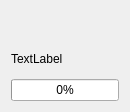
<?xml version="1.0" encoding="UTF-8"?>
<ui version="4.0">
 <class>widgettorrent</class>
 <widget class="QWidget" name="widgettorrent">
  <property name="geometry">
   <rect>
    <x>0</x>
    <y>0</y>
    <width>130</width>
    <height>112</height>
   </rect>
  </property>
  <property name="sizePolicy">
   <sizepolicy hsizetype="Fixed" vsizetype="Fixed">
    <horstretch>0</horstretch>
    <verstretch>0</verstretch>
   </sizepolicy>
  </property>
  <property name="windowTitle">
   <string>Form</string>
  </property>
  <layout class="QVBoxLayout" name="verticalLayout_2">
   <item>
    <layout class="QVBoxLayout" name="verticalLayout">
     <property name="sizeConstraint">
      <enum>QLayout::SetFixedSize</enum>
     </property>
     <item>
      <widget class="QLabel" name="label_thumbnail">
       <property name="sizePolicy">
        <sizepolicy hsizetype="Preferred" vsizetype="Minimum">
         <horstretch>0</horstretch>
         <verstretch>0</verstretch>
        </sizepolicy>
       </property>
       <property name="frameShape">
        <enum>QFrame::NoFrame</enum>
       </property>
       <property name="frameShadow">
        <enum>QFrame::Plain</enum>
       </property>
       <property name="text">
        <string notr="true"/>
       </property>
       <property name="pixmap">
        <pixmap resource="nodecast.qrc">:/img/32x32/movies.png</pixmap>
       </property>
       <property name="alignment">
        <set>Qt::AlignCenter</set>
       </property>
      </widget>
     </item>
     <item>
      <widget class="QLabel" name="label_title">
       <property name="sizePolicy">
        <sizepolicy hsizetype="Preferred" vsizetype="Minimum">
         <horstretch>0</horstretch>
         <verstretch>0</verstretch>
        </sizepolicy>
       </property>
       <property name="text">
        <string notr="true">TextLabel</string>
       </property>
      </widget>
     </item>
     <item>
      <widget class="QProgressBar" name="progressBar_torrent">
       <property name="value">
        <number>0</number>
       </property>
      </widget>
     </item>
    </layout>
   </item>
  </layout>
 </widget>
 <resources>
  <include location="nodecast.qrc"/>
 </resources>
 <connections/>
</ui>
